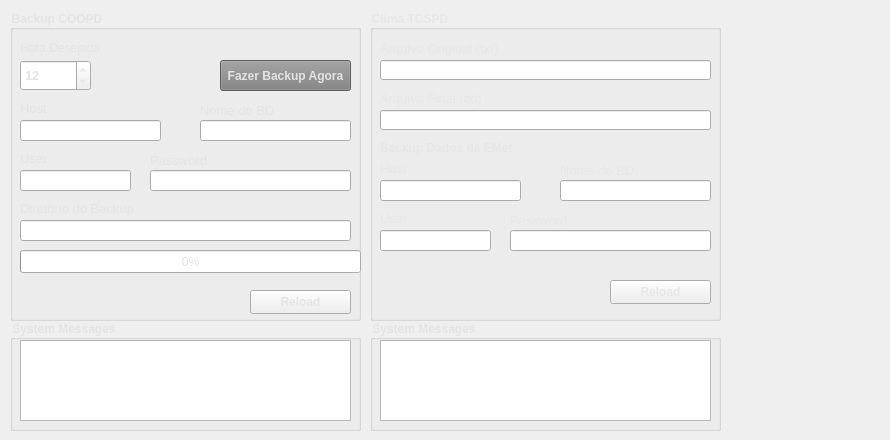
    <widget class="QWidget" name="tab_4">
     <attribute name="title">
      <string>Extras</string>
     </attribute>
     <widget class="QGroupBox" name="groupBox_3">
      <property name="geometry">
       <rect>
        <x>10</x>
        <y>10</y>
        <width>351</width>
        <height>311</height>
       </rect>
      </property>
      <property name="font">
       <font>
        <bold>true</bold>
       </font>
      </property>
      <property name="styleSheet">
       <string notr="true">color: rgb(227, 227, 227);</string>
      </property>
      <property name="title">
       <string>Backup COOPD</string>
      </property>
      <widget class="QLineEdit" name="db_host">
       <property name="geometry">
        <rect>
         <x>10</x>
         <y>110</y>
         <width>141</width>
         <height>21</height>
        </rect>
       </property>
       <property name="font">
        <font>
         <bold>false</bold>
        </font>
       </property>
      </widget>
      <widget class="QLabel" name="label_28">
       <property name="geometry">
        <rect>
         <x>10</x>
         <y>90</y>
         <width>131</width>
         <height>16</height>
        </rect>
       </property>
       <property name="font">
        <font>
         <pointsize>10</pointsize>
         <bold>false</bold>
        </font>
       </property>
       <property name="text">
        <string>Host</string>
       </property>
      </widget>
      <widget class="QLabel" name="label">
       <property name="geometry">
        <rect>
         <x>10</x>
         <y>30</y>
         <width>91</width>
         <height>16</height>
        </rect>
       </property>
       <property name="font">
        <font>
         <pointsize>9</pointsize>
        </font>
       </property>
       <property name="text">
        <string>Hora Desejada</string>
       </property>
      </widget>
      <widget class="QSpinBox" name="db_hour">
       <property name="geometry">
        <rect>
         <x>10</x>
         <y>50</y>
         <width>71</width>
         <height>31</height>
        </rect>
       </property>
       <property name="font">
        <font>
         <pointsize>10</pointsize>
         <bold>true</bold>
        </font>
       </property>
       <property name="maximum">
        <number>23</number>
       </property>
       <property name="value">
        <number>12</number>
       </property>
      </widget>
      <widget class="QProgressBar" name="db_progress">
       <property name="geometry">
        <rect>
         <x>10</x>
         <y>240</y>
         <width>341</width>
         <height>23</height>
        </rect>
       </property>
       <property name="value">
        <number>0</number>
       </property>
      </widget>
      <widget class="QLineEdit" name="db_name">
       <property name="geometry">
        <rect>
         <x>190</x>
         <y>110</y>
         <width>151</width>
         <height>21</height>
        </rect>
       </property>
       <property name="font">
        <font>
         <bold>false</bold>
        </font>
       </property>
      </widget>
      <widget class="QLabel" name="label_29">
       <property name="geometry">
        <rect>
         <x>190</x>
         <y>90</y>
         <width>131</width>
         <height>20</height>
        </rect>
       </property>
       <property name="font">
        <font>
         <pointsize>10</pointsize>
         <bold>false</bold>
        </font>
       </property>
       <property name="text">
        <string>Nome do BD</string>
       </property>
      </widget>
      <widget class="QLabel" name="label_30">
       <property name="geometry">
        <rect>
         <x>140</x>
         <y>140</y>
         <width>131</width>
         <height>20</height>
        </rect>
       </property>
       <property name="font">
        <font>
         <pointsize>10</pointsize>
         <bold>false</bold>
        </font>
       </property>
       <property name="text">
        <string>Password</string>
       </property>
      </widget>
      <widget class="QLineEdit" name="db_user">
       <property name="geometry">
        <rect>
         <x>10</x>
         <y>160</y>
         <width>111</width>
         <height>21</height>
        </rect>
       </property>
       <property name="font">
        <font>
         <bold>false</bold>
        </font>
       </property>
      </widget>
      <widget class="QLabel" name="label_31">
       <property name="geometry">
        <rect>
         <x>10</x>
         <y>140</y>
         <width>121</width>
         <height>16</height>
        </rect>
       </property>
       <property name="font">
        <font>
         <pointsize>10</pointsize>
         <bold>false</bold>
        </font>
       </property>
       <property name="text">
        <string>User</string>
       </property>
      </widget>
      <widget class="QLineEdit" name="db_password">
       <property name="geometry">
        <rect>
         <x>140</x>
         <y>160</y>
         <width>201</width>
         <height>21</height>
        </rect>
       </property>
       <property name="font">
        <font>
         <bold>false</bold>
        </font>
       </property>
       <property name="echoMode">
        <enum>QLineEdit::Password</enum>
       </property>
      </widget>
      <widget class="QLabel" name="label_25">
       <property name="geometry">
        <rect>
         <x>10</x>
         <y>190</y>
         <width>191</width>
         <height>16</height>
        </rect>
       </property>
       <property name="font">
        <font>
         <pointsize>10</pointsize>
         <bold>false</bold>
        </font>
       </property>
       <property name="text">
        <string>Diretório do Backup</string>
       </property>
      </widget>
      <widget class="QLineEdit" name="db_bkp_folder">
       <property name="geometry">
        <rect>
         <x>10</x>
         <y>210</y>
         <width>331</width>
         <height>21</height>
        </rect>
       </property>
       <property name="font">
        <font>
         <bold>false</bold>
        </font>
       </property>
      </widget>
      <widget class="QPushButton" name="btn_backup">
       <property name="geometry">
        <rect>
         <x>210</x>
         <y>50</y>
         <width>131</width>
         <height>31</height>
        </rect>
       </property>
       <property name="font">
        <font>
         <bold>true</bold>
        </font>
       </property>
       <property name="styleSheet">
        <string notr="true">background-color: grey;</string>
       </property>
       <property name="text">
        <string>Fazer Backup Agora</string>
       </property>
       <property name="default">
        <bool>false</bool>
       </property>
       <property name="flat">
        <bool>false</bool>
       </property>
      </widget>
      <widget class="QPushButton" name="btn_reload_backup">
       <property name="geometry">
        <rect>
         <x>240</x>
         <y>280</y>
         <width>101</width>
         <height>24</height>
        </rect>
       </property>
       <property name="font">
        <font>
         <bold>true</bold>
        </font>
       </property>
       <property name="text">
        <string>Reload</string>
       </property>
      </widget>
     </widget>
     <widget class="QGroupBox" name="groupBox_7">
      <property name="geometry">
       <rect>
        <x>10</x>
        <y>320</y>
        <width>351</width>
        <height>111</height>
       </rect>
      </property>
      <property name="font">
       <font>
        <bold>true</bold>
       </font>
      </property>
      <property name="styleSheet">
       <string notr="true">color: rgb(227, 227, 227);</string>
      </property>
      <property name="title">
       <string>System Messages</string>
      </property>
      <widget class="QTextEdit" name="txt_msg_extras">
       <property name="geometry">
        <rect>
         <x>10</x>
         <y>20</y>
         <width>331</width>
         <height>81</height>
        </rect>
       </property>
       <property name="font">
        <font>
         <pointsize>10</pointsize>
        </font>
       </property>
       <property name="styleSheet">
        <string notr="true">color: rgb(227, 227, 227);</string>
       </property>
       <property name="html">
        <string>&lt;!DOCTYPE HTML PUBLIC &quot;-//W3C//DTD HTML 4.0//EN&quot; &quot;http://www.w3.org/TR/REC-html40/strict.dtd&quot;&gt;
&lt;html&gt;&lt;head&gt;&lt;meta name=&quot;qrichtext&quot; content=&quot;1&quot; /&gt;&lt;meta charset=&quot;utf-8&quot; /&gt;&lt;style type=&quot;text/css&quot;&gt;
p, li { white-space: pre-wrap; }
hr { height: 1px; border-width: 0; }
li.unchecked::marker { content: &quot;\2610&quot;; }
li.checked::marker { content: &quot;\2612&quot;; }
&lt;/style&gt;&lt;/head&gt;&lt;body style=&quot; font-family:'Segoe UI'; font-size:10pt; font-weight:400; font-style:normal;&quot;&gt;
&lt;p style=&quot;-qt-paragraph-type:empty; margin-top:0px; margin-bottom:0px; margin-left:0px; margin-right:0px; -qt-block-indent:0; text-indent:0px; font-family:'MS Shell Dlg 2'; font-size:8.25pt;&quot;&gt;&lt;br /&gt;&lt;/p&gt;&lt;/body&gt;&lt;/html&gt;</string>
       </property>
      </widget>
     </widget>
     <widget class="QGroupBox" name="groupBox_6">
      <property name="geometry">
       <rect>
        <x>370</x>
        <y>10</y>
        <width>351</width>
        <height>311</height>
       </rect>
      </property>
      <property name="font">
       <font>
        <bold>true</bold>
       </font>
      </property>
      <property name="styleSheet">
       <string notr="true">color: rgb(230, 230, 230);</string>
      </property>
      <property name="title">
       <string>Clima TCSPD</string>
      </property>
      <widget class="QLineEdit" name="source_weather_tcspd">
       <property name="geometry">
        <rect>
         <x>10</x>
         <y>50</y>
         <width>331</width>
         <height>20</height>
        </rect>
       </property>
       <property name="font">
        <font>
         <bold>false</bold>
        </font>
       </property>
      </widget>
      <widget class="QLabel" name="label_34">
       <property name="geometry">
        <rect>
         <x>10</x>
         <y>80</y>
         <width>131</width>
         <height>16</height>
        </rect>
       </property>
       <property name="font">
        <font>
         <pointsize>10</pointsize>
         <bold>false</bold>
        </font>
       </property>
       <property name="text">
        <string>Arquivo Final (txt)</string>
       </property>
      </widget>
      <widget class="QLabel" name="label_35">
       <property name="geometry">
        <rect>
         <x>10</x>
         <y>30</y>
         <width>161</width>
         <height>16</height>
        </rect>
       </property>
       <property name="font">
        <font>
         <pointsize>10</pointsize>
         <bold>false</bold>
        </font>
       </property>
       <property name="text">
        <string>Arquivo Original (txt)</string>
       </property>
      </widget>
      <widget class="QLineEdit" name="dest_weather_tcspd">
       <property name="geometry">
        <rect>
         <x>10</x>
         <y>100</y>
         <width>331</width>
         <height>20</height>
        </rect>
       </property>
       <property name="font">
        <font>
         <bold>false</bold>
        </font>
       </property>
      </widget>
      <widget class="QPushButton" name="btn_reload_weather_tcspd">
       <property name="geometry">
        <rect>
         <x>240</x>
         <y>270</y>
         <width>101</width>
         <height>24</height>
        </rect>
       </property>
       <property name="font">
        <font>
         <bold>true</bold>
        </font>
       </property>
       <property name="text">
        <string>Reload</string>
       </property>
      </widget>
      <widget class="QLabel" name="label_32">
       <property name="geometry">
        <rect>
         <x>10</x>
         <y>200</y>
         <width>121</width>
         <height>16</height>
        </rect>
       </property>
       <property name="font">
        <font>
         <pointsize>10</pointsize>
         <bold>false</bold>
        </font>
       </property>
       <property name="text">
        <string>User</string>
       </property>
      </widget>
      <widget class="QLabel" name="label_33">
       <property name="geometry">
        <rect>
         <x>140</x>
         <y>200</y>
         <width>131</width>
         <height>20</height>
        </rect>
       </property>
       <property name="font">
        <font>
         <pointsize>10</pointsize>
         <bold>false</bold>
        </font>
       </property>
       <property name="text">
        <string>Password</string>
       </property>
      </widget>
      <widget class="QLineEdit" name="db_password_2">
       <property name="geometry">
        <rect>
         <x>140</x>
         <y>220</y>
         <width>201</width>
         <height>21</height>
        </rect>
       </property>
       <property name="font">
        <font>
         <bold>false</bold>
        </font>
       </property>
       <property name="echoMode">
        <enum>QLineEdit::Password</enum>
       </property>
      </widget>
      <widget class="QLineEdit" name="db_user_2">
       <property name="geometry">
        <rect>
         <x>10</x>
         <y>220</y>
         <width>111</width>
         <height>21</height>
        </rect>
       </property>
       <property name="font">
        <font>
         <bold>false</bold>
        </font>
       </property>
      </widget>
      <widget class="QLineEdit" name="db_name_2">
       <property name="geometry">
        <rect>
         <x>190</x>
         <y>170</y>
         <width>151</width>
         <height>21</height>
        </rect>
       </property>
       <property name="font">
        <font>
         <bold>false</bold>
        </font>
       </property>
      </widget>
      <widget class="QLabel" name="label_38">
       <property name="geometry">
        <rect>
         <x>10</x>
         <y>150</y>
         <width>131</width>
         <height>16</height>
        </rect>
       </property>
       <property name="font">
        <font>
         <pointsize>10</pointsize>
         <bold>false</bold>
        </font>
       </property>
       <property name="text">
        <string>Host</string>
       </property>
      </widget>
      <widget class="QLineEdit" name="db_host_2">
       <property name="geometry">
        <rect>
         <x>10</x>
         <y>170</y>
         <width>141</width>
         <height>21</height>
        </rect>
       </property>
       <property name="font">
        <font>
         <bold>false</bold>
        </font>
       </property>
      </widget>
      <widget class="QLabel" name="label_39">
       <property name="geometry">
        <rect>
         <x>190</x>
         <y>150</y>
         <width>131</width>
         <height>20</height>
        </rect>
       </property>
       <property name="font">
        <font>
         <pointsize>10</pointsize>
         <bold>false</bold>
        </font>
       </property>
       <property name="text">
        <string>Nome do BD</string>
       </property>
      </widget>
      <widget class="QLabel" name="label_2">
       <property name="geometry">
        <rect>
         <x>10</x>
         <y>130</y>
         <width>291</width>
         <height>16</height>
        </rect>
       </property>
       <property name="font">
        <font>
         <bold>true</bold>
        </font>
       </property>
       <property name="text">
        <string>Backup Dados da EMet</string>
       </property>
      </widget>
     </widget>
     <widget class="QLabel" name="label_19">
      <property name="geometry">
       <rect>
        <x>750</x>
        <y>80</y>
        <width>131</width>
        <height>261</height>
       </rect>
      </property>
      <property name="styleSheet">
       <string notr="true"/>
      </property>
      <property name="text">
       <string/>
      </property>
      <property name="pixmap">
       <pixmap>images/logo_lna.png</pixmap>
      </property>
      <property name="scaledContents">
       <bool>false</bool>
      </property>
     </widget>
     <widget class="QGroupBox" name="groupBox_8">
      <property name="geometry">
       <rect>
        <x>370</x>
        <y>320</y>
        <width>351</width>
        <height>111</height>
       </rect>
      </property>
      <property name="font">
       <font>
        <bold>true</bold>
       </font>
      </property>
      <property name="styleSheet">
       <string notr="true">color: rgb(227, 227, 227);</string>
      </property>
      <property name="title">
       <string>System Messages</string>
      </property>
      <widget class="QTextEdit" name="txt_msg_extras_2">
       <property name="geometry">
        <rect>
         <x>10</x>
         <y>20</y>
         <width>331</width>
         <height>81</height>
        </rect>
       </property>
       <property name="font">
        <font>
         <pointsize>10</pointsize>
        </font>
       </property>
       <property name="styleSheet">
        <string notr="true">color: rgb(227, 227, 227);</string>
       </property>
       <property name="html">
        <string>&lt;!DOCTYPE HTML PUBLIC &quot;-//W3C//DTD HTML 4.0//EN&quot; &quot;http://www.w3.org/TR/REC-html40/strict.dtd&quot;&gt;
&lt;html&gt;&lt;head&gt;&lt;meta name=&quot;qrichtext&quot; content=&quot;1&quot; /&gt;&lt;meta charset=&quot;utf-8&quot; /&gt;&lt;style type=&quot;text/css&quot;&gt;
p, li { white-space: pre-wrap; }
hr { height: 1px; border-width: 0; }
li.unchecked::marker { content: &quot;\2610&quot;; }
li.checked::marker { content: &quot;\2612&quot;; }
&lt;/style&gt;&lt;/head&gt;&lt;body style=&quot; font-family:'Segoe UI'; font-size:10pt; font-weight:400; font-style:normal;&quot;&gt;
&lt;p style=&quot;-qt-paragraph-type:empty; margin-top:0px; margin-bottom:0px; margin-left:0px; margin-right:0px; -qt-block-indent:0; text-indent:0px; font-family:'MS Shell Dlg 2'; font-size:8.25pt;&quot;&gt;&lt;br /&gt;&lt;/p&gt;&lt;/body&gt;&lt;/html&gt;</string>
       </property>
      </widget>
     </widget>
    </widget>
